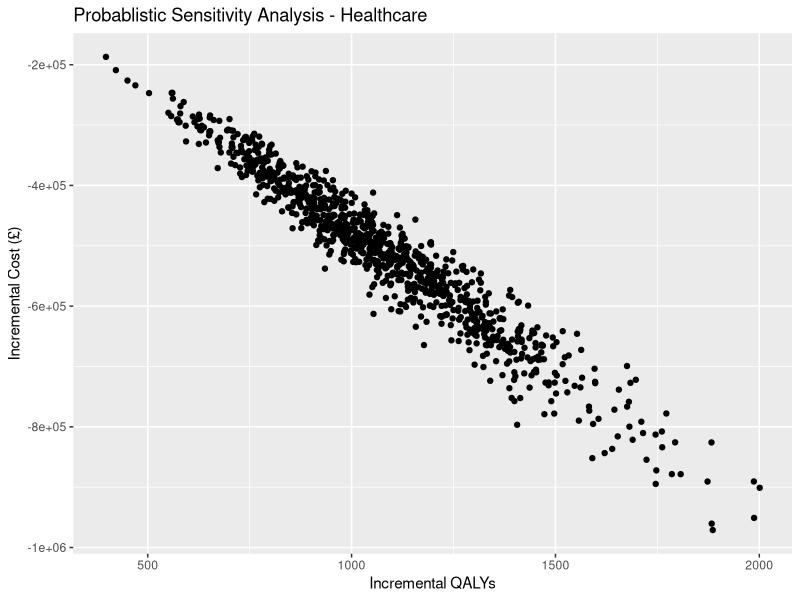
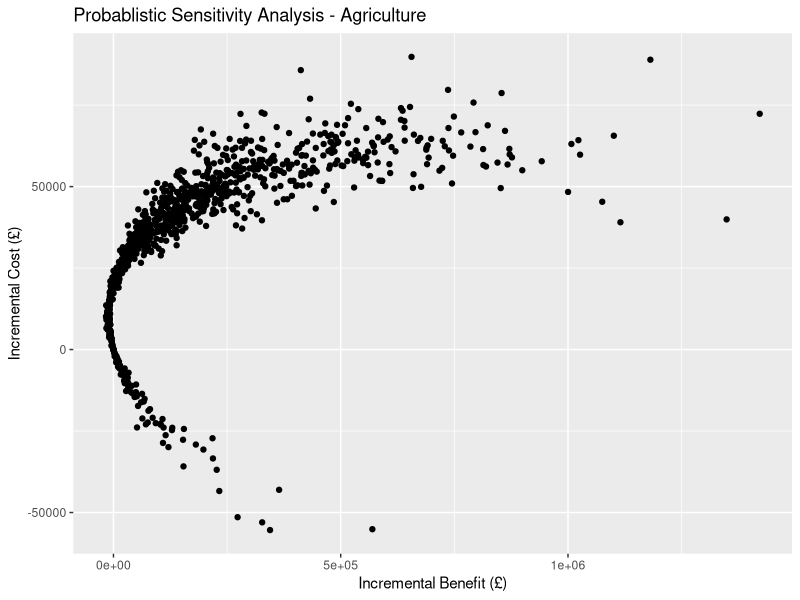
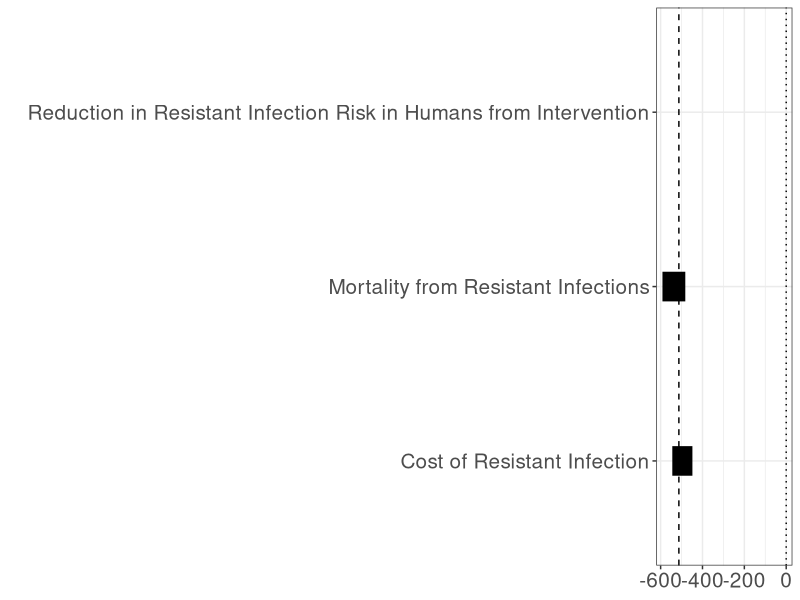
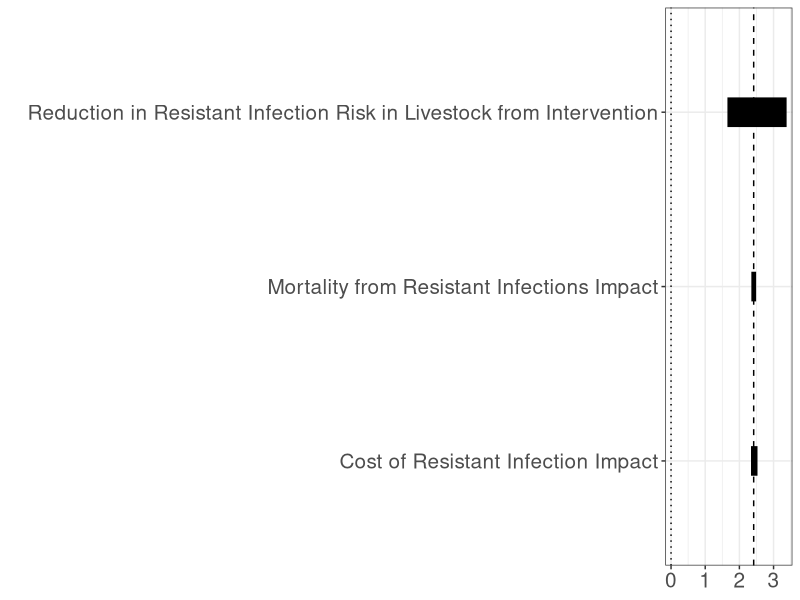

The R script that drew these images, in order:
####### LIBRARIES & DATA INPUts #######
library(data.table)


###### defined parameters across the sectors ######
n.t <- 10 ## time horizon
dr <- 0.035 ## discount rate
wtp <- 20000 ## willingness to pay per QALY gained

############# model functions
inputs <- read.csv("data/input.csv")
inputs <- as.data.table(inputs)

model <- function(inputs){

inputs[ , value := as.numeric(as.character(value))]

human <- inputs[scenario=="human_0" | scenario=="human_1"]
animal <- inputs[scenario=="animal_0" | scenario=="animal_1"]
intervention <- inputs[scenario=="intervention"]


##### functions used across the sectors##########
f_expvalue <- function(x,y,z){
  ## x is the epi matrix
  ## y is the cost matrix
  ## z is the reward matrix
  results <- matrix(c(sum(x*y),sum(x*z)),1,2)
  return(results)
  
}

f_di <- function(x,y){
  # function to apply a discount rate
  # x is cost
  # y is discount rate 
  x2 <- x - (x*y)
  return(x2)
}


###################*****HUMAN MODEL*****###########################

state_names <- c("well", "res","sus","dead") ## the compartments
transition_names  <- c("birth","r","s","mort_r", "mort_s","mort_w", "rec_r","rec_s")  ## the rates
parameter_names <- c(state_names, transition_names)

state_i <- c(intervention[parameter=="n_population",value], rep(0,length=length(state_names)-1))


m_param <- matrix(rep(0), nrow=n.t, ncol =length(parameter_names))
colnames(m_param) <- parameter_names
rownames(m_param) <- paste("cycle", 0:(n.t-1), sep  =  "")


m_param[ , "r"] <- rep(human[parameter=="well_r",value], n.t)
m_param[ , "s"] <- rep(human[parameter=="well_s",value], n.t)
m_param[ , "mort_r"] <- rep(human[parameter=="r_dead",value], n.t)
m_param[ , "mort_s"] <- rep(human[parameter=="s_dead",value], n.t)
m_param[ , "rec_r"] <- rep(1-(m_param[1,"mort_r"]), n.t)
m_param[ , "rec_s"] <- rep(1-(m_param[1,"mort_s"]), n.t)
m_param[ , "birth"] <- rep(human[parameter=="birth_well",value], n.t)
m_param[ , "mort_w"] <- rep(human[parameter=="well_dead",value], n.t)

m_param[1, 1:length(state_names)] <- state_i

f_human_epi <- function(m_param, n.t){
  for (i in 2:(n.t)){
    m_param[i,"well"] <- m_param[i-1,"well"] -(m_param[i-1,"r"]*m_param[i-1,"well"]) -
      (m_param[i-1,"s"]*m_param[i-1,"well"]) + (m_param[i-1,"birth"]*m_param[i-1,"well"])-
      (m_param[i-1,"mort_w"]*m_param[i-1,"well"])+(m_param[i-1,"rec_r"]*m_param[i-1,"res"])+
      (m_param[i-1,"rec_s"]*m_param[i-1,"sus"])
    
    m_param[i,"res"] <- m_param[i-1,"res"] + (m_param[i-1,"r"]*m_param[i-1,"well"]) - 
      (m_param[i-1,"mort_r"]*m_param[i-1,"res"]) - (m_param[i-1,"rec_r"]*m_param[i-1,"res"])
    
    m_param[i,"sus"] <- m_param[i-1,"sus"] + (m_param[i-1,"s"]*m_param[i-1,"well"])
    - (m_param[i-1,"mort_s"]*m_param[i-1,"sus"]) - (m_param[i-1,"rec_s"]*m_param[i-1,"sus"])
    
    m_param[i,"dead"] <- (m_param[i-1,"mort_r"]*m_param[i-1,"res"]) + (m_param[i-1,"mort_s"]*m_param[i-1,"sus"])+
      (m_param[i-1,"mort_w"]*m_param[i-1,"well"])
    ## note that this is the incidence of death due to how we then multiply with QALY loss but 
    # if change that should also add in + m_param[i-1,"dead"] 
  }
  return(m_param)
}

m_param <- f_human_epi(m_param,n.t)

#### HC system cost ###########
m_cost <- matrix(rep(0), nrow=n.t, ncol =length(parameter_names))
colnames(m_cost) <- parameter_names
rownames(m_cost) <- paste("cycle", 0:(n.t-1), sep  =  "")


c_r <- human[parameter=="r_cost",value]
c_s <- human[parameter=="s_cost",value]
  
cost_i <- c(0,c_r,c_s,0)
  
## start at cycle 1 so you do not multiply initial state vector 
m_cost[2, 1:length(state_names)] <- cost_i

for (j in 1:length(state_names)) {
  for (i in 3:(n.t)){
    m_cost[i,j] <- f_di(m_cost[i-1,j],dr)
  }  
}

#### HC system rewards ##################
m_rwd <- matrix(rep(0), nrow=n.t, ncol =length(parameter_names))
colnames(m_rwd) <- parameter_names
rownames(m_rwd) <- paste("cycle", 0:(n.t-1), sep  =  "")


r_r <- human[parameter=="hrqol_ill",value]
r_s <- human[parameter=="hrqol_ill",value]
r_d <- human[parameter=="hrqol_death",value]

rwd_i <- c(1,r_r,r_s,r_d)

## start at cycle 1 so you do not multiply initial state vector 
m_rwd[2, 1:length(state_names)] <- rwd_i

for (j in 1:length(state_names)) {
  for (i in 3:(n.t)){
    m_rwd[i,j] <- f_di(m_rwd[i-1,j],dr)
  }  
}


###################*****ANIMAL MODEL*****###########################


state_names_a <- c("well", "res","sus","fallen","sold") ## the compartments
transition_names_a  <- c("birth","r","s","mort_r", "mort_s","mort_w", "rec_r","rec_s","w_sold")  ## the rates
parameter_names_a <- c(state_names_a, transition_names_a)

state_i_a <- c(intervention[parameter=="n_animals",value], rep(0,length=length(state_names_a)-1))

m_param_a <- matrix(rep(0), nrow=n.t, ncol =length(parameter_names_a))
colnames(m_param_a) <- parameter_names_a
rownames(m_param_a) <- paste("cycle", 0:(n.t-1), sep  =  "")

m_param_a[ , "r"] <- rep(animal[parameter=="well_r",value], n.t)
m_param_a[ , "s"] <- rep(animal[parameter=="well_s",value], n.t)
m_param_a[ , "mort_s"] <- rep(animal[parameter=="s_dead",value], n.t)
m_param_a[ , "mort_r"] <- rep(m_param_a[1, "mort_s"]+((m_param_a[1, "mort_s"])*(animal[parameter=="r_dead_impact",value])), n.t)
m_param_a[ , "rec_r"] <- rep(1-(m_param[1,"mort_r"]), n.t)
m_param_a[ , "rec_s"] <- rep(1-(m_param[1,"mort_s"]), n.t)
m_param_a[ , "birth"] <- rep(animal[parameter=="birth_well",value], n.t)
m_param_a[ , "mort_w"] <- rep(animal[parameter=="well_dead",value], n.t)
m_param_a[ , "w_sold"] <- rep(animal[parameter=="well_sold",value], n.t)

m_param_a[1, 1:length(state_names_a)] <- state_i_a

f_animal_epi <- function(m_param_a, n.t){
for (i in 2:(n.t)){
  m_param_a[i,"well"] <- m_param_a[i-1,"well"] -(m_param_a[i-1,"r"]*m_param_a[i-1,"well"]) -
    (m_param_a[i-1,"s"]*m_param_a[i-1,"well"]) + (m_param_a[i-1,"birth"]*m_param_a[i-1,"well"])-
    (m_param_a[i-1,"mort_w"]*m_param_a[i-1,"well"])+(m_param_a[i-1,"rec_r"]*m_param_a[i-1,"res"])+
    (m_param_a[i-1,"rec_s"]*m_param_a[i-1,"sus"])-(m_param_a[i-1,"w_sold"]*m_param_a[i-1,"well"])
  
  m_param_a[i,"res"] <- m_param_a[i-1,"res"] + (m_param_a[i-1,"r"]*m_param_a[i-1,"well"]) - 
    (m_param_a[i-1,"mort_r"]*m_param_a[i-1,"res"]) - (m_param_a[i-1,"rec_r"]*m_param_a[i-1,"res"])
  
  m_param_a[i,"sus"] <- m_param_a[i-1,"sus"] + (m_param_a[i-1,"s"]*m_param_a[i-1,"well"])
  - (m_param_a[i-1,"mort_s"]*m_param_a[i-1,"sus"]) - (m_param_a[i-1,"rec_s"]*m_param_a[i-1,"sus"])
  
  m_param_a[i,"fallen"] <- m_param_a[i-1,"fallen"]+(m_param_a[i-1,"mort_r"]*m_param_a[i-1,"res"]) + (m_param_a[i-1,"mort_s"]*m_param_a[i-1,"sus"])+
    (m_param_a[i-1,"mort_w"]*m_param_a[i-1,"well"])
  
  m_param_a[i,"sold"] <- (m_param_a[i-1,"w_sold"]*m_param_a[i-1,"well"])
  ## note that theis is the incidence of death due to how we then multiply with income etc.
  # if change that should also add in + m_param[i-1,"sold"] 
}
return(m_param_a)
}

m_param_a <- f_animal_epi(m_param_a,n.t)

#### farm cost ###########
m_cost_a <- matrix(rep(0), nrow=n.t, ncol =length(parameter_names_a))
colnames(m_cost_a) <- parameter_names_a
rownames(m_cost_a) <- paste("cycle", 0:(n.t-1), sep  =  "")

c_s <- animal[parameter=="s_cost",value]
c_r <- c_s+(c_s*animal[parameter=="r_cost_impact",value])

cost_i_a <- c(0,c_r,c_s,0,0)

## start at cycle 1 so you do not multiply initial state vector 
m_cost_a[2, 1:length(state_names_a)] <- cost_i_a

for (j in 1:length(state_names_a)) {
  for (i in 3:(n.t)){
    m_cost_a[i,j] <- f_di(m_cost_a[i-1,j],dr)
  }  
}

#### farm rewards ##################
m_rwd_a <- matrix(rep(0), nrow=n.t, ncol =length(parameter_names_a))
colnames(m_rwd_a) <- parameter_names_a
rownames(m_rwd_a) <- paste("cycle", 0:(n.t-1), sep  =  "")


r_w <- animal[parameter=="i_animal",value]
r_sold <- animal[parameter=="i_animal",value]

rwd_i_a <- c(r_w,0,0,0,r_sold)

## start at cycle 1 so you do not multiply initial state vector 
m_rwd_a[2, 1:length(state_names_a)] <- rwd_i_a

for (j in 1:length(state_names_a)) {
  for (i in 3:(n.t)){
    m_rwd_a[i,j] <- f_di(m_rwd_a[i-1,j],dr)
  }  
}


##########*****INTERVENTION****** ############################

### reduction in incidence of drug resistant infections
### humans
m_param2 <- m_param

m_param2[ , "r"] <- rep(human[parameter=="well_r",value]-(human[parameter=="well_r",value]*intervention[parameter=="u_RH",value]), 
                          n.t)

## clear state values
m_param2[ , 1:length(state_names)] <- 0
m_param2[1, 1:length(state_names)] <- state_i

m_param2 <- f_human_epi(m_param2, n.t)

## animals
m_param_a2 <- m_param_a
m_param_a2[ , "r"] <- rep(animal[parameter=="well_r",value]-(animal[parameter=="well_r",value]*intervention[parameter=="u_RA",value]), 
                       n.t)
m_param_a2[ , 1:length(state_names_a)] <- 0
m_param_a2[1, 1:length(state_names_a)] <- state_i_a

m_param_a2 <- f_animal_epi(m_param_a2, n.t)

### costs and rewards are the same for healthcare system
## rewards are the same for farms
# costs change for each well add a cost of intervention

m_cost_a2 <- matrix(rep(0), nrow=n.t, ncol =length(parameter_names_a))
colnames(m_cost_a) <- parameter_names_a
rownames(m_cost_a) <- paste("cycle", 0:(n.t-1), sep  =  "")

c_s <- animal[parameter=="s_cost",value]
c_r <- c_s+(c_s*animal[parameter=="r_cost_impact",value])
c_interv <- intervention[parameter=="int_cost_per",value]

cost_i_a2 <- c(c_interv,c_r,c_s,0,0)

## start at cycle 1 so you do not multiply initial state vector 
m_cost_a2[2, 1:length(state_names_a)] <- cost_i_a2

for (j in 1:length(state_names_a)) {
  for (i in 3:(n.t)){
    m_cost_a2[i,j] <- f_di(m_cost_a2[i-1,j],dr)
  }  
}



############ RESULTS #######################
results_base_h <- f_expvalue(m_param,m_cost,m_rwd)
results_base_a <- f_expvalue(m_param_a,m_cost_a,m_rwd_a)
results_interv_h <- f_expvalue(m_param2,m_cost,m_rwd)
results_interv_a <- f_expvalue(m_param_a2,m_cost_a2,m_rwd_a)

total_results_HC<- matrix(rep(0), nrow=2, ncol=2)
colnames(total_results_HC) <- c("Costs (£)", "QALYs")
rownames(total_results_HC) <- c("Base Case", "Intervention")

total_results_HC[1,] <- results_base_h[1,]
total_results_HC[2,] <- results_interv_h[1,]

#### HC 
incr_cost <- (results_interv_h[1,1] - results_base_h[1,1])
incr_benefit <-  (results_interv_h[1,2]-results_base_h[1,2])
icer <- incr_cost/incr_benefit
NMB_H <- (incr_benefit*wtp)-(incr_cost)  # per person in the population

## Farm level
incr_cost_a <- (results_interv_a[1,1] - results_base_a[1,1])
incr_benefit_a <-  (results_interv_a[1,2]-results_base_a[1,2])

total_results_Ag<- matrix(rep(0), nrow=2, ncol=2)
colnames(total_results_Ag) <- c("Costs (£)", "Benefits (£)")
rownames(total_results_Ag) <- c("Base Case", "Intervention")

total_results_Ag[1,] <- results_base_a[1,]
total_results_Ag[2,] <- results_interv_a[1,]

CBR <- incr_benefit_a/incr_cost_a
NMB_A <- incr_benefit-incr_cost # per farm in the population

NMB_A_all <- NMB_A*intervention[parameter=="n_farms",value]

outputs <- data.table(incr_cost=incr_cost, incr_benefit=incr_benefit,
                      incr_cost_a=incr_cost_a, incr_benefit_a=incr_benefit_a,
                      icer=icer, CBR = CBR, NMB_H=NMB_H, NMB_A=NMB_A)

return(outputs)

}

######### sensitivity analysis ######################

## number of parameters
nr <- nrow(inputs)
## number of psa runs
npsa <- 1000

######## running different sampling distributions based on the distribution types
####**** beta moments****####

mbeta <- inputs[distribution=="beta"]
mbeta[ , alpha := ((value^2)*(1-value)/(low^2))-(value)]
mbeta[ , beta := alpha*((1-value)/value)]

sampling.beta <- function(x, n.t) {
  set.seed(123)
  scenario<- x[n.t, "scenario"]
  parameter <- x[n.t, "parameter"]
  al <- as.numeric(x[n.t, "alpha"])
  be <- as.numeric(x[n.t, "beta"])
  vec <- rbeta(1000, al, be)
  runid <- c(1:1000)
  dt <- data.table(runid=runid, scenario, parameter,value=vec)
  return(dt)
}

l.mbeta <- list()
# for each subgroup + resistance type
for (i in 1:nrow(mbeta)) {
  n.t <- i
  l.mbeta[[i]] <- sampling.beta(mbeta,n.t)
}


#####**** beta *****####
# with count - not currently used

#####**** lognormal ****######
# haven't done a gamma one in this current iteration 
ln.d <- inputs[distribution=="lognormal"]
ln.d[ , se := as.numeric(as.character(low))]
ln.d[ ,location := log(value^2 / sqrt(se^2 + value^2))]
ln.d[ , shape := sqrt(log(1 + (se^2 / value^2)))]


sampling.ln <- function(x, n.t) {
  set.seed(123)
  scenario<- x[n.t, "scenario"]
  parameter <- x[n.t, "parameter"]
  al <- as.numeric(x[n.t, "location"])
  be <- as.numeric(x[n.t, "shape"])
  vec <- rlnorm(1000, al, be)
  runid <- c(1:1000)
  dt <- data.table(runid=runid, scenario, parameter,value=vec)
  return(dt)
}

l.lognorm <- list()


for (i in 1:nrow(ln.d)) {
  n.t <- i
  l.lognorm[[i]] <- sampling.ln(ln.d,n.t)
}



###**** normal****#####
norm.d <- inputs[distribution=="normal"]
norm.d[ , SD := low]   

sampling.n <- function(x,n.t) {
  set.seed(123)
  scenario<- x[n.t, "scenario"]
  parameter <- x[n.t, "parameter"]
  al <- as.numeric(norm.d[n.t, "value"])
  be <- as.numeric(norm.d[n.t, "SD"])
  vec <- rnorm(1000, al, be)
  runid <- c(1:1000)
  dt <- data.table(runid, scenario, parameter,value=vec)
  return(dt)
}

l.norm <- list()

for (i in 1:nrow(norm.d)) {
  n.t <- i
  l.norm[[i]] <- sampling.n(norm.d,n.t)
}

### uniform distribution
###**** normal****#####
uni.d <- inputs[distribution=="uniform"]

sampling.u <- function(x,n.t) {
  set.seed(123)
  scenario<- x[n.t, "scenario"]
  parameter <- x[n.t, "parameter"]
  mn <- as.numeric(uni.d[n.t, "low"])
  mx <- as.numeric(uni.d[n.t, "high"])
  vec <- runif(1000, mn, mx)
  runid <- c(1:1000)
  dt <- data.table(runid, scenario, parameter,value=vec)
  return(dt)
}

l.uni <- list()

for (i in 1:nrow(uni.d)) {
  n.t <- i
  l.uni[[i]] <- sampling.u(uni.d,n.t)
}

### just repeat for those not in PSA analysis currently the same values 1000 times

other.d <- inputs[is.na(distribution)]


sampling.other <- function(x, n.t) {
  scenario<- x[n.t, "scenario"]
  parameter <- x[n.t, "parameter"]
  vec <- x[n.t, "value"]
  runid <- c(1:1000)
  dt <- data.table(runid, scenario, parameter,value=vec)
  return(dt)
}

l.other <- list()


for (i in 1:nrow(other.d)) {
  n.t <- i
  l.other[[i]] <- sampling.other(other.d,n.t)
}


###### combine to form 1000 data.tables to pull the parameters from 

### restack the individual lists before joining
mbeta <- rbindlist(l.mbeta)
mnorm <- rbindlist(l.norm)
lognorm <- rbindlist(l.lognorm)
uniform <- rbindlist(l.uni)
other <- rbindlist(l.other)

# Change colname of last data frame
colnames(other)[colnames(other) == "value.value"] <- "value"


## create data.table of all the current lists
psa.data <- list(mbeta, mnorm, lognorm, uniform,other)
bigdata <- rbindlist(psa.data)

## create array of each run to pull from for the model
# probably a faster way to do this 
# number of columns
nc <- ncol(psa.data[[1]])
cols <- colnames(bigdata)

#  Preallocate 
# psa.values <- array(0,
#                     dim = c(nr, nc, npsa),
#                     dimnames = list(1:nr, cols,
#                                     paste("run", 1:npsa, sep = "")))
# # fill
# for (i in 1:npsa) {
#   psa.values[, ,i] <- as.matrix(bigdata[runid==i])
# }

# ## save
# save(psa.values, file="data/psa.RData")


psa_output <- data.table(incr_cost=rep(0,1000),
                          incr_benefit=rep(0,1000),
                         incr_cost_a=rep(0,1000),
                         incr_benefit_a=rep(0,1000),
                         icer=rep(0,1000),
                         CBR=rep(0,1000),
                         NMB_H=rep(0,1000),
                         NMB_A=rep(0,1000))

for (i in 1:1000){
  
  inputs <- as.data.table(bigdata[runid==i])
  
  psa_output[i, ] <- model(inputs)
  
}

# save list
# save(psa_output, file="data/PSA-output.RData")

library(ggplot2)

ggplot(psa_output, aes(x=incr_benefit, y=incr_cost)) +
  geom_point() +labs(x = "Incremental QALYs", y="Incremental Cost (£)")+
  labs(title = "Probablistic Sensitivity Analysis - Healthcare")

ggplot(psa_output, aes(x=incr_benefit_a, y=incr_cost_a)) +
  geom_point() +labs(x = "Incremental Benefit (£)", y="Incremental Cost (£)")+
  labs(title = "Probablistic Sensitivity Analysis - Agriculture")



#################### univariate sensitivity analysis (two-way)


inputs <- read.csv("data/input.csv")
inputs <- as.data.table(inputs)

inputs.urh.low <- inputs
inputs.urh.low[parameter=="u_RH", value := 0.05]
model(inputs.urh.low)

inputs.urh.high <- inputs
inputs.urh.high[parameter=="u_RH", value := 0.13]
model(inputs.urh.high)

inputs.rcost.low <- inputs
inputs.rcost.low[parameter=="r_cost" & scenario=="human_0", value := 1400]
model(inputs.rcost.low)

inputs.rcost.high <- inputs
inputs.rcost.high[parameter=="r_cost" & scenario=="human_0", value := 1700]
model(inputs.rcost.high)

inputs.rmort.low <- inputs
inputs.rmort.low[parameter=="r_dead" & scenario=="human_0", value := 0.15]
model(inputs.rmort.low)

inputs.rmorthigh.high <- inputs
inputs.rmorthigh.high[parameter=="r_dead" & scenario=="human_0", value := 0.20]
model(inputs.rmorthigh.high)

#### hand input the results for univariate for now for plot

library(ggplot2)

tornado1 <- data.frame(variable = c("Reduction in Resistant Infection Risk in Humans from Intervention",
                            "Cost of Resistant Infection",
                            "Mortality from Resistant Infections"),
                  min = c(-512.8244, -448.1568, -482.11),
                  max = c(-512.8295, -544.2149, -591.29))

save(tornado1, file="data/tornado_HC.RData")

basecase1 <- -512.8295
  
ggplot(tornado1, aes(variable, ymin = min, ymax = max)) +
  geom_linerange(size = 10) +
  coord_flip() +
  xlab("") +
  geom_hline(yintercept = 0, linetype = "dotted") +
  geom_hline(yintercept = basecase1, linetype = "dashed") +
  theme_bw() +
  theme(axis.text = element_text(size = 15))


### same for agriculture parameters

inputs <- read.csv("data/input.csv")
inputs <- as.data.table(inputs)
inputs.urh.low <- inputs
inputs.urh.low[parameter=="u_RA", value := 0.17]
model(inputs.urh.low)

inputs <- read.csv("data/input.csv")
inputs <- as.data.table(inputs)
inputs.urh.high <- inputs
inputs.urh.high[parameter=="u_RA", value := 0.32]
model(inputs.urh.high)

inputs <- read.csv("data/input.csv")
inputs <- as.data.table(inputs)
inputs.rcost.low <- inputs
inputs.rcost.low[parameter=="r_cost_impact" & scenario=="animal_0", value := 0.05]
model(inputs.rcost.low)

inputs <- read.csv("data/input.csv")
inputs <- as.data.table(inputs)
inputs.rcost.high <- inputs
inputs.rcost.high[parameter=="r_cost_impact" & scenario=="animal_0", value := 0.5]
model(inputs.rcost.high)

inputs <- read.csv("data/input.csv")
inputs <- as.data.table(inputs)
inputs.rmort.low <- inputs
inputs.rmort.low[parameter=="r_dead_impact" & scenario=="animal_0", value := 0.05]
model(inputs.rmort.low)

inputs <- read.csv("data/input.csv")
inputs <- as.data.table(inputs)
inputs.rmorthigh.high <- inputs
inputs.rmorthigh.high[parameter=="r_dead_impact" & scenario=="animal_0", value := 0.50]
model(inputs.rmorthigh.high)

tornado2 <- data.frame(variable = c("Reduction in Resistant Infection Risk in Livestock from Intervention",
                                    "Cost of Resistant Infection Impact",
                                    "Mortality from Resistant Infections Impact"),
                       min = c(1.65, 2.34, 2.35),
                       max = c(3.382, 2.53,2.49))

save(tornado2, file="data/tornado_Agr.RData")

basecase2 <- 2.418353

ggplot(tornado2, aes(variable, ymin = min, ymax = max)) +
  geom_linerange(size = 10) +
  coord_flip() +
  xlab("") +
  geom_hline(yintercept = 0, linetype = "dotted") +
  geom_hline(yintercept = basecase2, linetype = "dashed") +
  theme_bw() +
  theme(axis.text = element_text(size = 15))